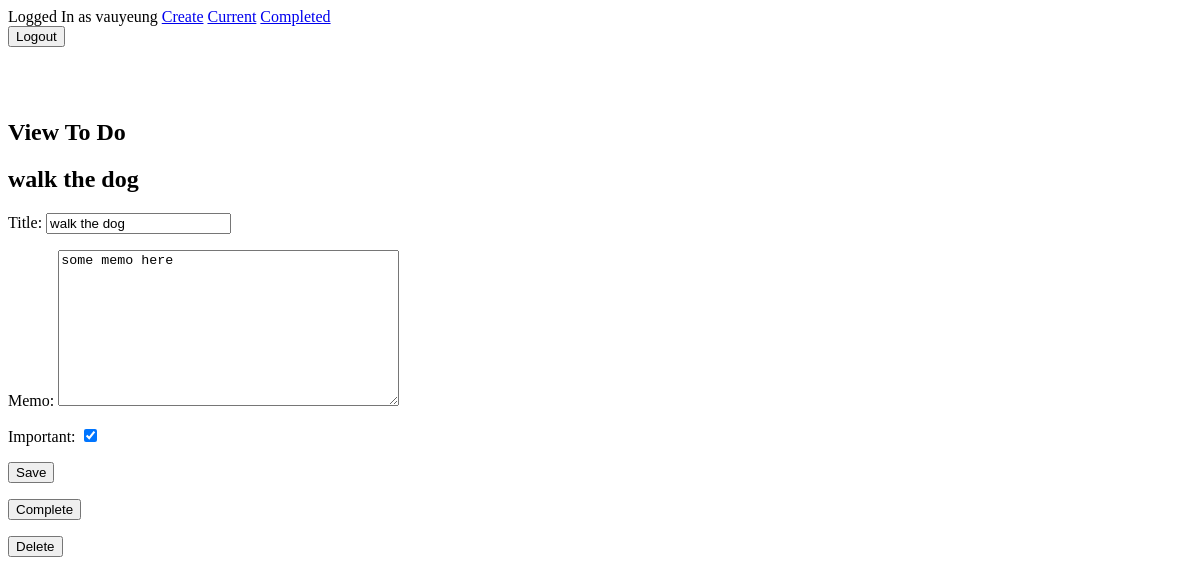
The app's page /todo/1 (signed in), older data.
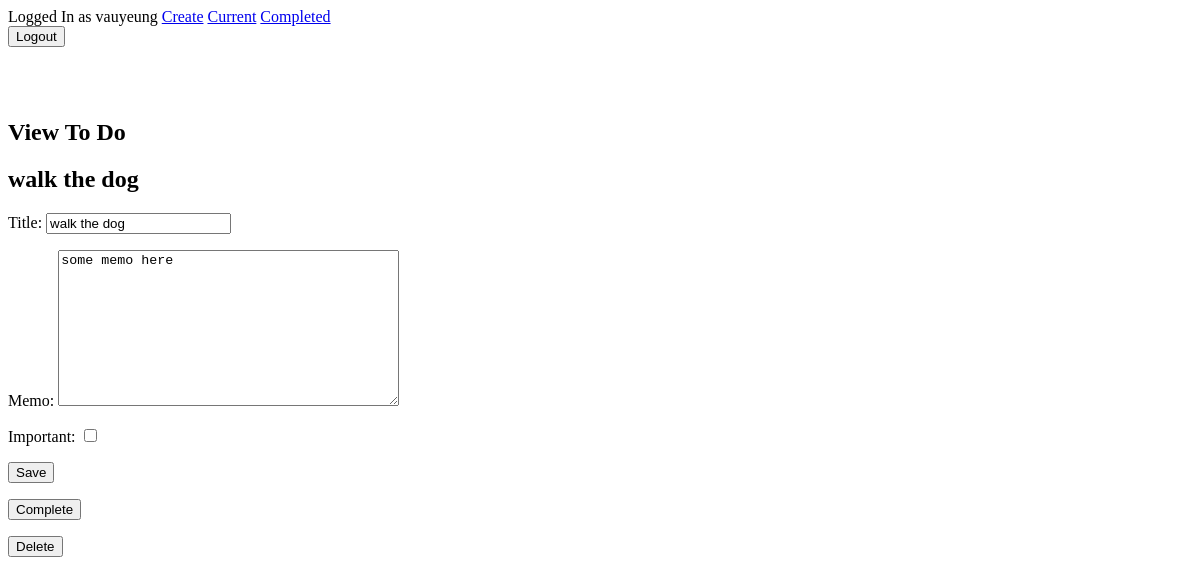
The same page, newer data.
### todo/models.py (models this page shows, shortened)
class Todo(models.Model):
    title = models.CharField(max_length=100)
    memo = models.TextField(blank=True)
    created = models.DateTimeField(auto_now_add=True)
    datecompleted = models.DateTimeField(null=True, blank=True)
    important = models.BooleanField(default=False)
    user = models.ForeignKey(User, on_delete=models.CASCADE)

### todo/views.py (the view, shortened to what this page needs)
# urls.py: path('todo/<int:todo_pk>', views.viewtodo, name='viewtodo'),
@login_required
def viewtodo(request, todo_pk):
    todo = get_object_or_404(Todo, pk=todo_pk, user=request.user)
    if request.method == "GET":
        form = TodoForm(instance=todo)
        return render(request, 'todo/viewtodo.html', {'todo':todo, 'form':form})

### todo/templates/todo/viewtodo.html (shortened to what this page needs)
{% extends 'todo/base.html' %}
{% block content %}
    <h2>View To Do</h2>
    <h2>{{ todo.title }}</h2>
    <form method="POST">
        {{ form.as_p }}
        <button type="submit">Save</button>
    </form>
    <form method="POST" action="{% url 'completetodo' todo.id %}">
        <button type="submit">Complete</button>
    </form>
    <form method="POST" action="{% url 'deletetodo' todo.id %}">
        <button type="submit">Delete</button>
    </form>
{% endblock %}

Row changes from the older to the newer data that the page shows:
changed Todo "walk the dog": important "☑" → "☐"
